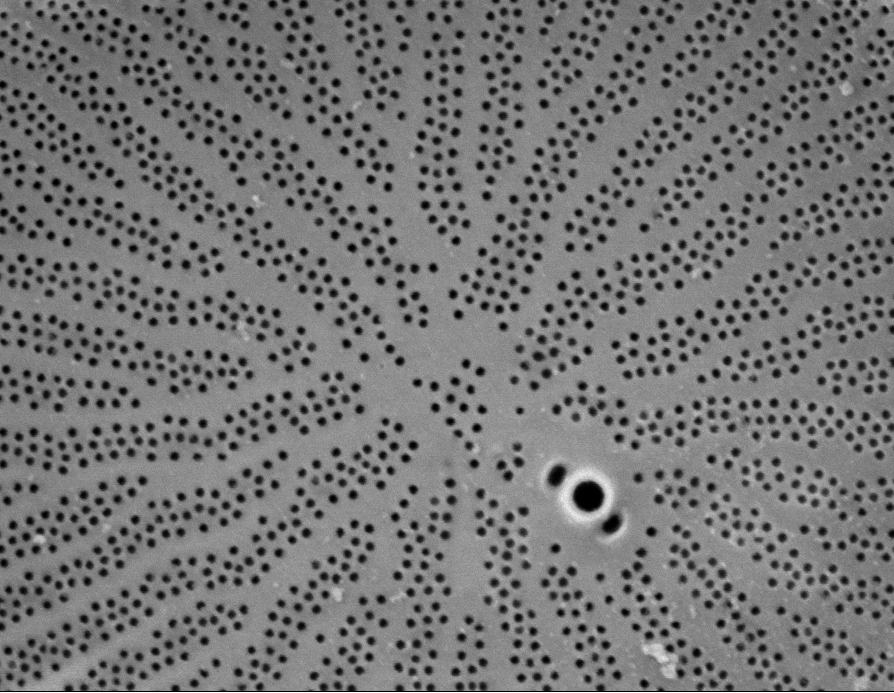
#> input picture work/CNMS/testing thresholds, blurs/cropped_Wild016.tif, 894 x 693 px
$ jupyter execute --allow-errors 'Histogram testing--Wild016.ipynb'
#> lines starting #> are read from the running program, lines starting #| are printed output that depends on the picture; after the words box and inside, x2 and y2 are one past the last pixel; in counts of white or black regions, pixels touching at a corner belong together; long printed decimals are rounded
[cell 1]
import matplotlib.pyplot as plt
import cv2
img = cv2.imread('cropped_Wild016.tif')
#> img is the input picture: shape (693, 894, 3); min 0, max 255, mean 116.3
blur = cv2.blur(img,(15,15))
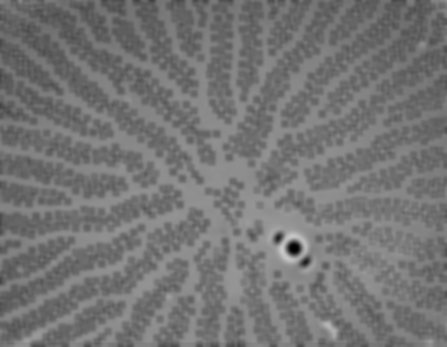
#> blur: shape (693, 894, 3) (shown at 1/2 size); min 0, max 202, mean 116.2
from matplotlib.colors import LinearSegmentedColormap
cdict2 = {'red':   ((0.0, 0.0, 0.0),
                   (0.1, 1.0, 1.0),
                   (1.0, 1.0, 1.0)),

         'green': ((0.0, 0.0, 0.0),
                   (1.0, 0.0, 0.0)),

        'blue':  ((0.0, 0.0, 0.0),
                   (1.0, 0.0, 0.0))
        }
red2 = LinearSegmentedColormap('Red2', cdict2)
from skimage.filters import threshold_otsu
thotsu=threshold_otsu(blur)
#> thotsu = 118
otsublur = blur[:,:,0]> thotsu
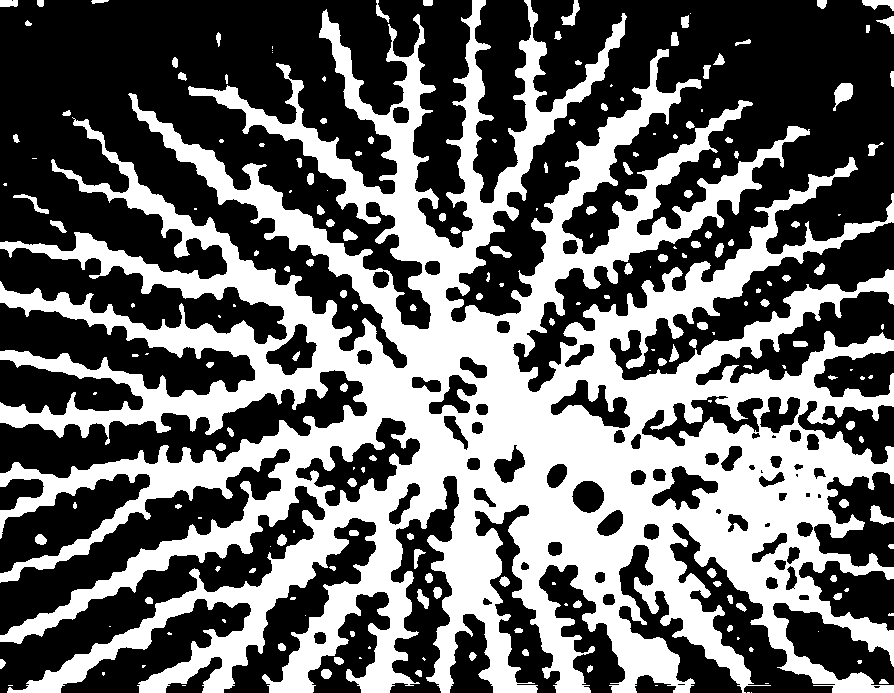
#> otsublur: shape (693, 894) bool; 40.8% white; 198 white regions (72 under 20 px), largest, box (x1, y1, x2, y2) and area: (0, 0, 894, 693) 244370, (833, 83, 853, 111) 316, (870, 505, 894, 525) 246

from skimage.morphology import skeletonize
otsuskeleton = skeletonize(otsublur)
#> otsuskeleton: shape (693, 894) bool; 3.3% white in thin lines or dots
imgplot = plt.imshow(img, alpha=0.9)
ax = plt.subplot()
ax.imshow(otsuskeleton, cmap=red2, interpolation='sinc', alpha=.42)

[cell 2]
from PIL import Image
im=Image.open('cropped_Wild016.tif')
width, height=im.size

[cell 3]
import numpy as np
import cv2 as cv
from matplotlib import pyplot as plt
img = cv.imread('cropped_Wild016.tif',0)
#> img: shape (693, 894)
plt.hist(img.ravel(),256,[125,145])
plt.show()
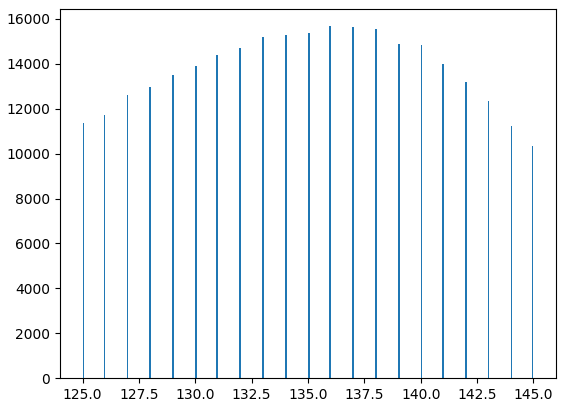
#> figure drawn by matplotlib, 1 panel; tallest bar 15675 high, from x = 135.9 to 136

np.mean(img)

mode=img[0,:]
#> mode = 894 values, max 169 at index 886, min 7 at index 751, mean 104.5
print(mode)
#| [130 121 126 123 122 125 123 116 121 124 120 116 126 121 123 119 125 111
#|  110 129 126 138 134 134 137 130 114 106  91  89  93 107 122 132 132 133
#|  130 131 120 123 121 128 114 132 143 140 148 140 142 129 105 101  94 102
#|  116 130 151 156 149 145 146 135 141 127 134 139 144 148 136 145 132 131
#|  128 139 135 132 130 131 117 105  88  84  90  96 112 131 128 135 131 119
#|  121 117 111 111 110 104 105 109 116 115 114 116 113 112 116 119 109 118
#> (further printed lines are left out)

[cell 4]
import statistics
statistics.mode(mode)
#> Out = 117

[cell 5]
partialstd=(np.std(img)/2)
#> partialstd = 18.14
lower=np.mean(img)-partialstd
#> lower = 98.17
print("lower =",lower)
#| lower = 98.171
upper=np.mean(img)+partialstd
#> upper = 134.5
print("upper =",upper)
#| upper = 134.454

[cell 6]
#dilating the blurred image
from skimage.morphology import dilation
dilated_img=dilation(img)
image=plt.subplot()
image.imshow(dilated_img)

blur = cv2.blur(dilated_img,(17, 17))
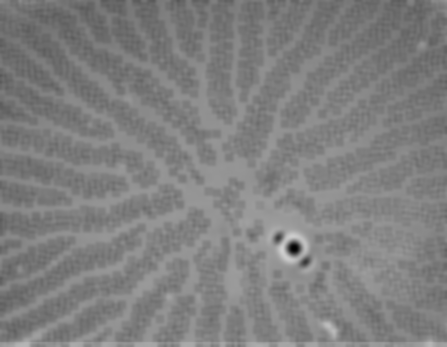
#> blur: shape (693, 894) (shown at 1/2 size); min 0, max 208, mean 127.4
plt.subplot(121),plt.imshow(img)
plt.xticks([]), plt.yticks([])
plt.subplot(122),plt.imshow(blur)
plt.xticks([]), plt.yticks([])
plt.show()
np.shape(blur)


cv2.imwrite('blur_Wild016.tif',blur)
#> Out = True

[cell 7]
from skimage.filters import threshold_otsu
thres=threshold_otsu(blur)
#> thres = 129
print(thres)
#| 129

[cell 8]
thresh = blur[:,:] > thres
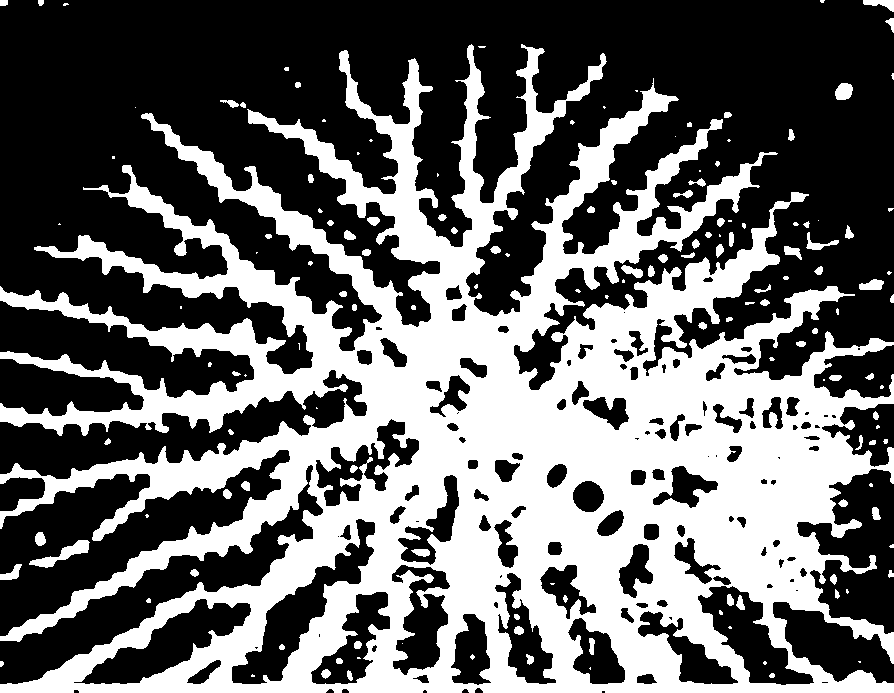
#> thresh: shape (693, 894) bool; 40.5% white; 147 white regions (57 under 20 px), largest, box (x1, y1, x2, y2) and area: (0, 44, 894, 693) 244443, (29, 540, 90, 568) 563, (835, 83, 853, 100) 245

from skimage.morphology import skeletonize
blurskeleton = skeletonize(thresh)
#> blurskeleton: shape (693, 894) bool; 3.1% white in thin lines or dots
ax = plt.subplot()


from matplotlib.colors import LinearSegmentedColormap
cdict2 = {'red':   ((0.0, 0.0, 0.0),
                   (0.1, 1.0, 1.0),
                   (1.0, 1.0, 1.0)),

         'green': ((0.0, 0.0, 0.0),
                   (1.0, 0.0, 0.0)),

        'blue':  ((0.0, 0.0, 0.0),
                   (1.0, 0.0, 0.0))
        }
red2 = LinearSegmentedColormap('Red2', cdict2)
ax.imshow(blurskeleton, cmap=red2, interpolation= 'bilinear')

#> (a cell that did not finish here is left out)

[cell 10]
blurim=Image.open('blur_Wild016.tif')
image=blurim.quantize(3,0)
image.save('simple_Wild016.tif')
print(image)
#| <PIL.Image.Image image mode=P size=894x693 at 0x7F52519BF590>
newimg = cv2.imread('simple_Wild016.tif')
plt.hist(newimg.ravel(),256,[0,8]); plt.show()
#> after `plt.hist(newimg.ravel(), 256, [0, 8])`:
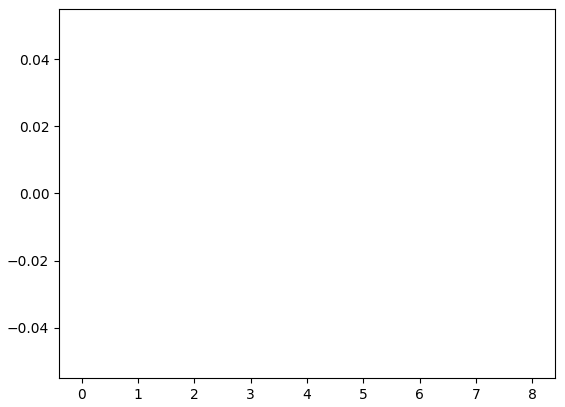
#> figure drawn by matplotlib, 1 panel
print(newimg)
#> (printed output is left out)

[cell 11]
newimg[np.where(newimg == [0])] = [255]
newimg[np.where(newimg == [2])] = [0]
#> (the rest of this cell did not finish here and is left out)

[cell 12]
from skimage.filters import threshold_otsu
th=threshold_otsu(newimg)
#> th = 117
print(th)
#| 117
print(newimg)
#> (printed output is left out)
np.shape(newimg)

[cell 13]
threshold = newimg[:,:,0] > th
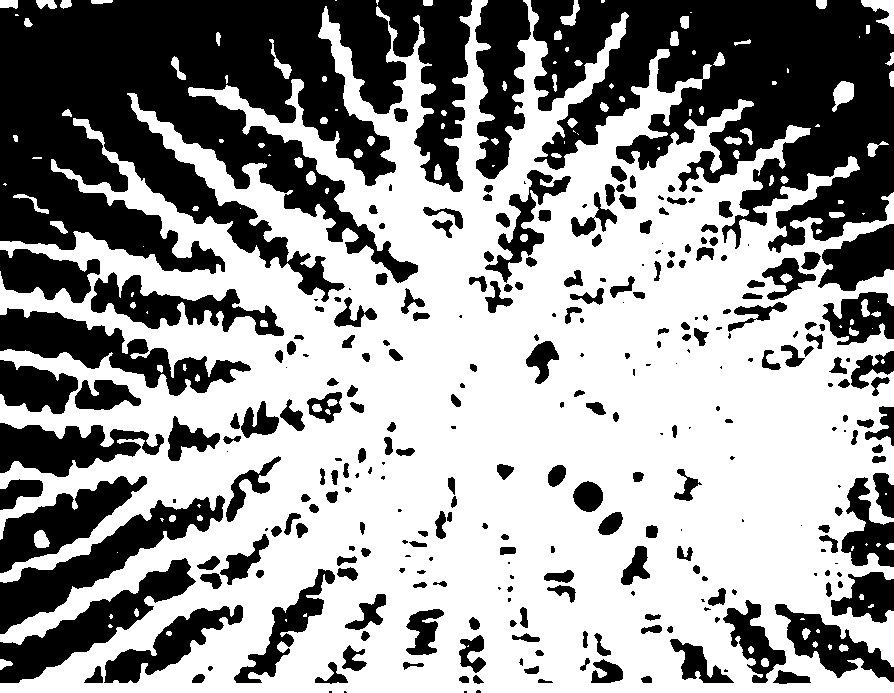
#> threshold: shape (693, 894) bool; 59.4% white; 289 black regions (69 under 20 px), largest, box (x1, y1, x2, y2) and area: (0, 0, 472, 302) 87441, (531, 0, 894, 253) 54615, (0, 495, 225, 634) 8050
plt.imshow(threshold)

[cell 14]
from skimage.morphology import skeletonize
skeleton = skeletonize(threshold)
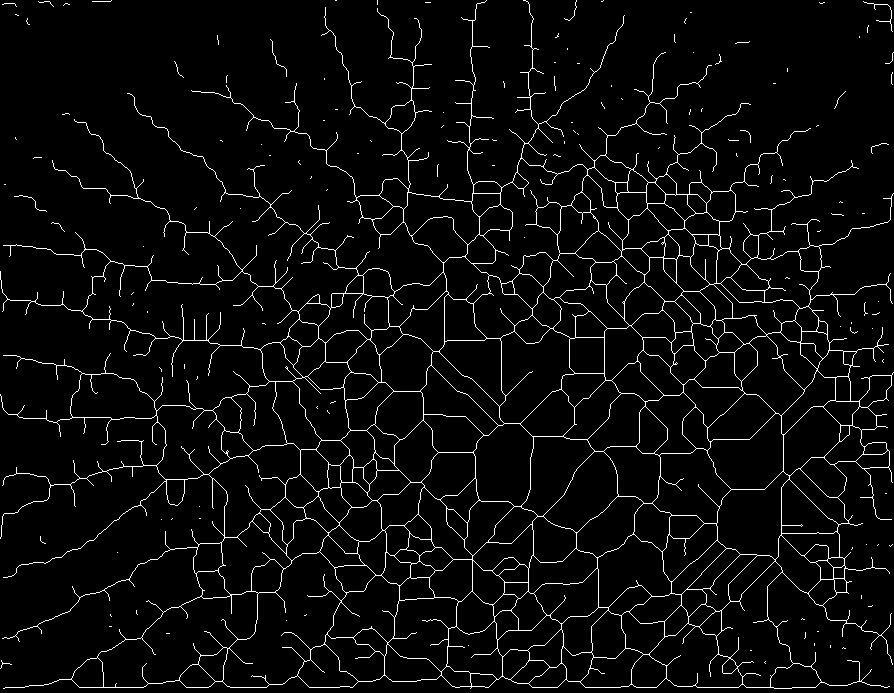
#> skeleton: shape (693, 894) bool; 4.2% white in thin lines or dots
ax = plt.subplot()

from matplotlib.colors import LinearSegmentedColormap
cdict2 = {'red':   ((0.0, 0.0, 0.0),
                   (0.1, 1.0, 1.0),
                   (1.0, 1.0, 1.0)),

         'green': ((0.0, 0.0, 0.0),
                   (1.0, 0.0, 0.0)),

        'blue':  ((0.0, 0.0, 0.0),
                   (1.0, 0.0, 0.0))
        }
red2 = LinearSegmentedColormap('Red2', cdict2)
ax.imshow(skeleton, cmap=red2, interpolation= 'bilinear')

$ run again, with work/CNMS/testing thresholds, blurs/cropped_Wild002.tif copied over work/CNMS/testing thresholds, blurs/cropped_Wild016.tif
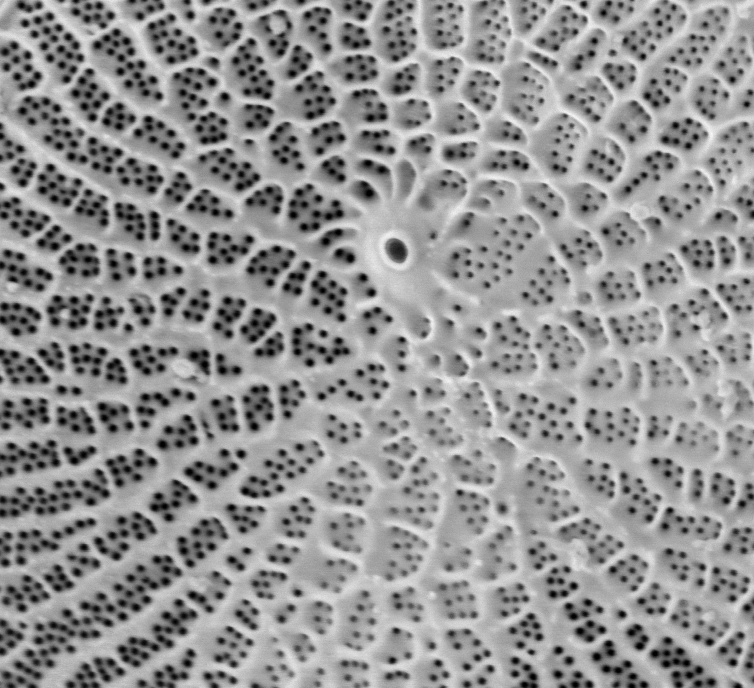
#> input picture work/CNMS/testing thresholds, blurs/cropped_Wild002.tif, 754 x 688 px
#> img is the input picture: shape (688, 754, 3); min 0, max 245, mean 146.3
#> thotsu = 138
#> `otsublur = blur[:,:,0]> thotsu`:
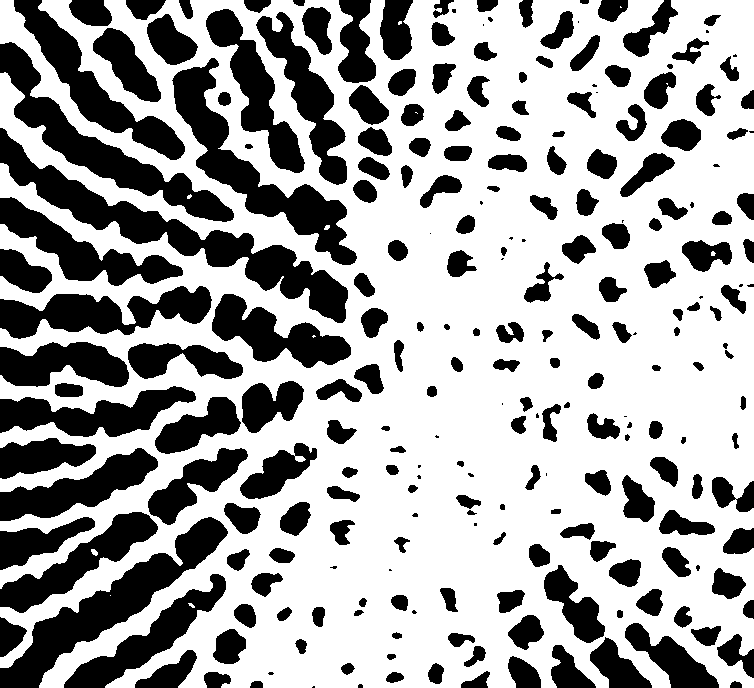
#> otsublur: shape (688, 754) bool; 64.7% white; 242 black regions (38 under 20 px), largest, box (x1, y1, x2, y2) and area: (0, 128, 348, 323) 11512, (0, 517, 228, 688) 9010, (172, 58, 357, 265) 8651
#> otsuskeleton: shape (688, 754) bool; 4% white in thin lines or dots
#> img: shape (688, 754)
#> mode = 754 values, max 231 at index 653, min 4 at index 300, mean 151.4
#| [190 180 177 184 194 205 211 205 208 204 199 192 186 180 173 164 147 129
#|  122 101  94  98 102 115 124 133 145 156 164 171 171 179 176 173 165 155
#|  151 138 142 150 165 183 201 216 223 222 225 215 211 210 204 199 185 178
#|  167 149 137 114  90  62  43  38  45  68 104 139 157 163 165 157 141 111
#|   78  47  23   8   9  23  42  74  93 103 106 106 106 108 123 138 149 161
#|  169 172 183 178 172 168 157 163 163 168 178 193 196 204 210 214 214 221
#> (further printed lines are left out)
#> `statistics.mode(mode)`: Out = 165
#> partialstd = 24.02
#> lower = 122.3
#| lower = 122.293
#> upper = 170.3
#| upper = 170.343
#> `cv2.imwrite('blur_Wild016.tif',blur)`: Out = True
#> thres = 149
#| 149
#> thresh: shape (688, 754) bool; 67.3% white; 211 black regions (21 under 20 px), largest, box (x1, y1, x2, y2) and area: (0, 130, 348, 322) 11278, (0, 518, 227, 688) 8870, (0, 450, 246, 611) 7552
#> blurskeleton: shape (688, 754) bool; 3.7% white in thin lines or dots
#| <PIL.Image.Image image mode=P size=754x688 at 0x7F525189F590>
#> (printed output is left out)
#> th = 137
#| 137
#> (printed output is left out)
#> threshold: shape (688, 754) bool; 62.3% white; 209 black regions (17 under 20 px), largest, box (x1, y1, x2, y2) and area: (0, 129, 374, 323) 12540, (0, 517, 228, 688) 10110, (172, 62, 356, 266) 9167
#> `skeleton = skeletonize(threshold)`:
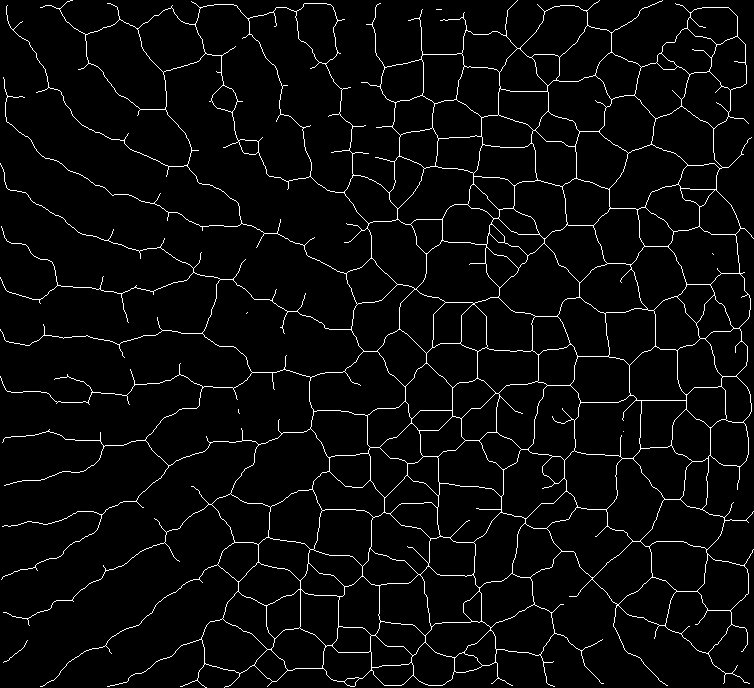
#> skeleton: shape (688, 754) bool; 3.7% white in thin lines or dots

$ run again, with work/CNMS/testing thresholds, blurs/cropped_Wild004.tif copied over work/CNMS/testing thresholds, blurs/cropped_Wild016.tif
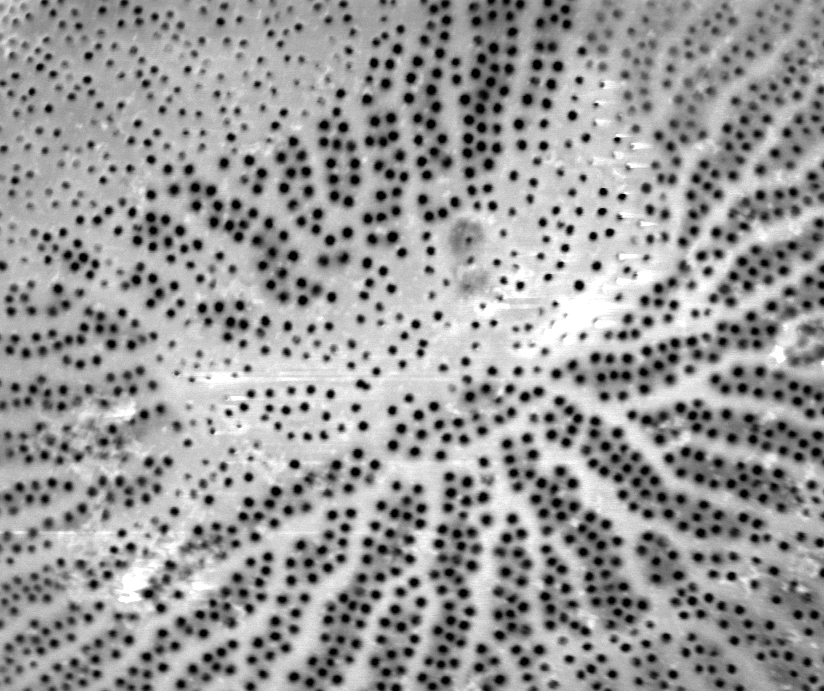
#> input picture work/CNMS/testing thresholds, blurs/cropped_Wild004.tif, 824 x 691 px
#> img is the input picture: shape (691, 824, 3); min 0, max 255, mean 153.9
#> thotsu = 153
#> `otsublur = blur[:,:,0]> thotsu`:
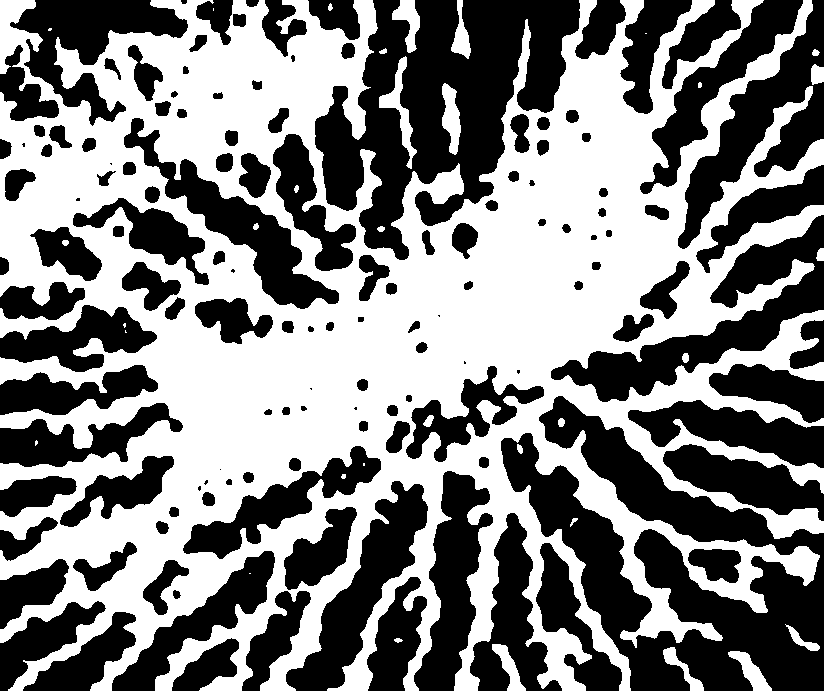
#> otsublur: shape (691, 824) bool; 51% white; 137 black regions (12 under 20 px), largest, box (x1, y1, x2, y2) and area: (501, 396, 824, 691) 39754, (315, 0, 580, 260) 34688, (551, 215, 824, 402) 13486
#> otsuskeleton: shape (691, 824) bool; 3.2% white in thin lines or dots
#> img: shape (691, 824)
#> mode = 824 values, max 216 at index 3, min 0 at index 489, mean 141.7
#| [202 211 209 216 196 194 196 196 197 201 210 210 194 179 168 156 162 159
#|  175 180 184 196 203 190 205 197 198 188 187 183 180 173 169 166 170 172
#|  173 171 173 175 170 120  71  38  36  35  51  74 108 132 147 166 165 168
#|  169 165 148 115  77  52  42  50  61  84 105 115 130 138 142 145 137 144
#|  141 142 143 142 143 134 136 140 138 134 130 135 134 133 129 128 127 132
#|  133 142 139 135 136 126 133 140 130 128 129 126 113 103 104 106 114 114
#> (further printed lines are left out)
#> `statistics.mode(mode)`: Out = 164
#> partialstd = 28.37
#> lower = 125.5
#| lower = 125.520
#> upper = 182.3
#| upper = 182.255
#> `cv2.imwrite('blur_Wild016.tif',blur)`: Out = True
#> thres = 166
#| 166
#> thresh: shape (691, 824) bool; 49.2% white; 51 white regions (8 under 20 px), largest, box (x1, y1, x2, y2) and area: (0, 0, 824, 691) 267918, (528, 604, 591, 691) 2365, (0, 0, 34, 65) 1320
#> blurskeleton: shape (691, 824) bool; 2.5% white in thin lines or dots
#| <PIL.Image.Image image mode=P size=824x691 at 0x7F52518E1950>
#> (printed output is left out)
#> th = 139
#| 139
#> (printed output is left out)
#> threshold: shape (691, 824) bool; 58% white; 103 black regions (6 under 20 px), largest, box (x1, y1, x2, y2) and area: (315, 0, 580, 257) 33210, (617, 530, 824, 691) 18278, (556, 216, 824, 399) 11999
#> `skeleton = skeletonize(threshold)`:
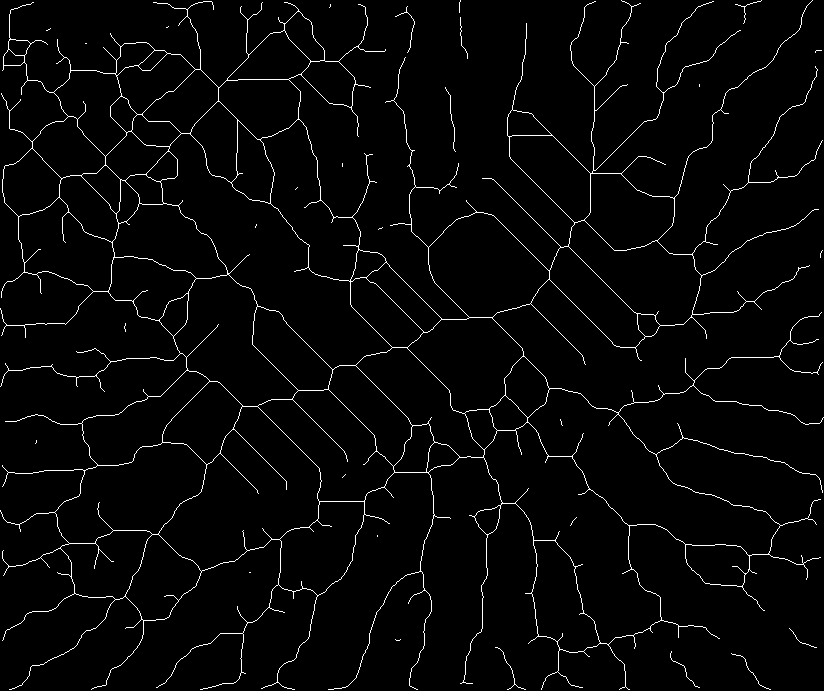
#> skeleton: shape (691, 824) bool; 2.7% white in thin lines or dots
